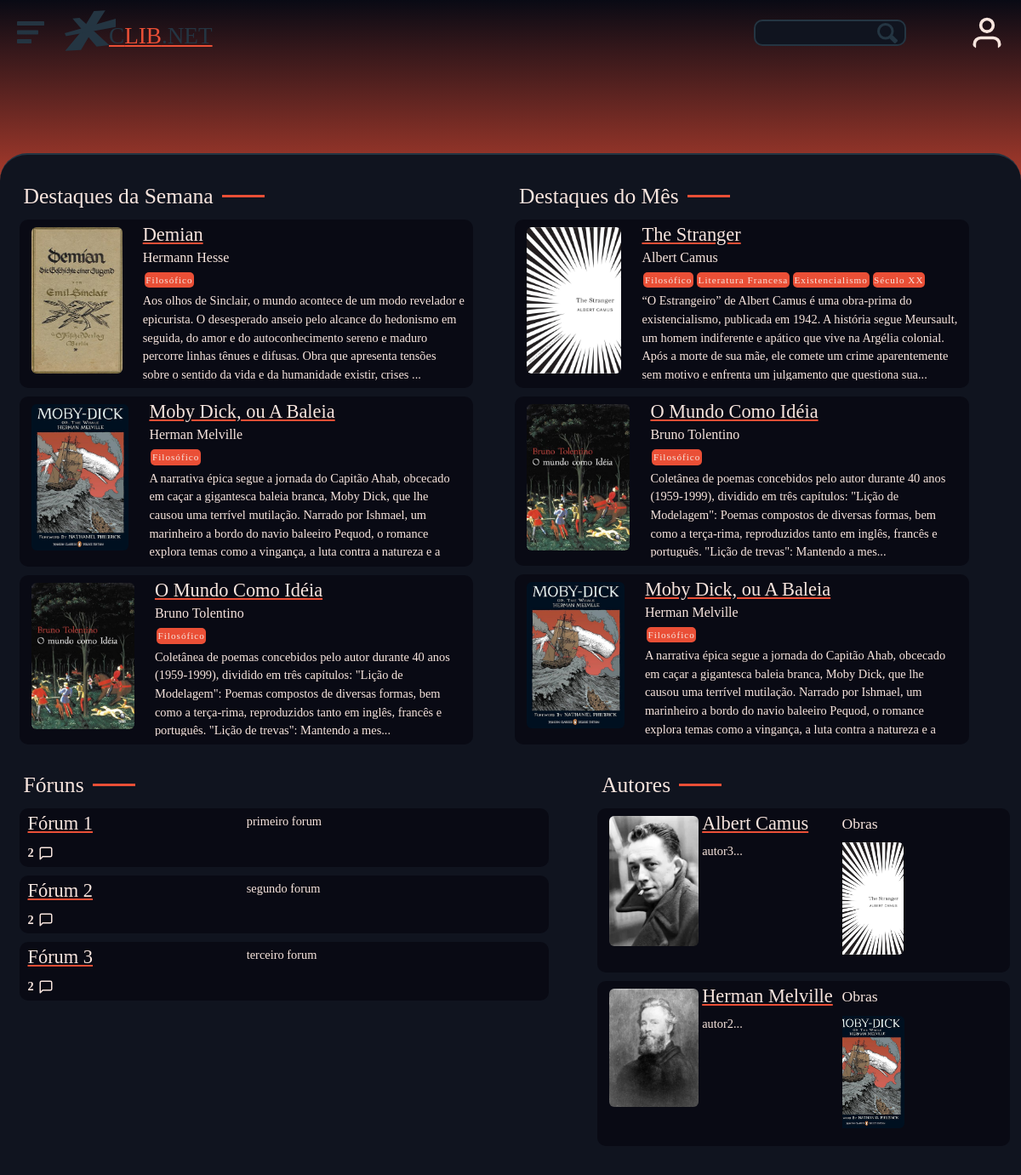
Screenshot of /web/PHP/index.php with the database file from the repository.
### tables this page shows
CREATE TABLE IF NOT EXISTS tb_livros (
	cod INTEGER PRIMARY KEY AUTO_INCREMENT,
	nome VARCHAR(90),	
	descricao VARCHAR(1000),
	ativo BOOLEAN DEFAULT true,
	imagem VARCHAR(100),
	arquivo VARCHAR(150)
);

CREATE TABLE IF NOT EXISTS tb_autores (
	cod INTEGER PRIMARY KEY AUTO_INCREMENT,
	nome VARCHAR(120),
  	dtnasc DATE,
descricao VARCHAR(1000),
imagem VARCHAR(130),
ativo BOOLEAN DEFAULT true
);

CREATE TABLE IF NOT EXISTS tb_categorias(
	cod INTEGER PRIMARY KEY AUTO_INCREMENT,
	nome VARCHAR(60),
	ativo BOOLEAN DEFAULT true
);

CREATE TABLE IF NOT EXISTS tb_foruns (
	cod INTEGER PRIMARY KEY AUTO_INCREMENT,
   	ativo BOOLEAN DEFAULT true,
	dtinicio DATE,
   	nome VARCHAR(50),
	descricao VARCHAR(1000)
);

CREATE TABLE IF NOT EXISTS tb_livros_autores (
	cod INTEGER PRIMARY KEY AUTO_INCREMENT,
    codlivro INTEGER,
    codautor INTEGER,
	CONSTRAINT fk_codlivro FOREIGN KEY(codlivro) REFERENCES tb_livros(cod),
	CONSTRAINT fk_codautor FOREIGN KEY(codautor) REFERENCES tb_autores(cod)
);

### Web/PHP/administrator/utils/livro/getCategories.php (called while the page is built, shortened)
<?php function getBookCategories($conn, $bookId) {
    $categoryName = null;
    $sqlC = "SELECT c.nome FROM tb_categorias c
             INNER JOIN tb_categorias_livros lc ON c.cod = lc.codcategoria
             WHERE lc.codlivro = ?";
    $stmtC = $conn->prepare($sqlC);
    $stmtC->bind_param("i", $bookId);
    $stmtC->execute();
    $stmtC->bind_result($categoryName);
    $categories = [];
    while ($stmtC->fetch()) {
        $categories[] = $categoryName;
    }
    return $categories;
};
?>

### web/PHP/components/contentLoader/indexDestaque.php (the view, shortened to what this page needs)
<?php
include_once("C:/xampp/htdocs/projtcc/web/PHP/administrator/utils/connect.php");
include_once ("C:/xampp/htdocs/projtcc/web/PHP/administrator/utils/livro/getCategories.php");
$conn = connect();
$sqlWeek = "SELECT cod, nome, descricao, imagem
FROM tb_livros
ORDER BY nome
LIMIT 3";
$stmtW = $conn->prepare($sqlWeek);
$stmtW->execute();
$stmtW->store_result();
$items = "";
if ($stmtW->num_rows > 0) {
    $items .= '
    <div class="size6">
    <div class="sectionTitle">
        Destaques da Semana
    </div>
    <div class="sectionContent flexColumn">';
    $stmtW->bind_result($id, $title, $desc, $img);
    while ($row = $stmtW->fetch()) {
        $sqlA1 = "SELECT codautor FROM tb_livros_autores WHERE codlivro = ?";
        $stmtA1 = $conn->prepare($sqlA1);
        $stmtA1->bind_param("i", $id);
        $stmtA1->execute();
        $stmtA1->bind_result($idA);
        $sqlA2 = "SELECT nome FROM tb_autores WHERE cod = ?";
        $stmtA2 = $conn->prepare($sqlA2);
        $stmtA2->bind_param("i", $idA);
        $stmtA2->execute();
        $stmtA2->bind_result($nomeA);
        $categories = getBookCategories($conn, $id);
        $items .= '
        <div class="sectionCardRow flex size11">
            <div class="sectionCardColumnCapa">
                <img class="sectionCardColumnImg" src="../SRC/capas/' . $img . '">
            </div>
            <div class="sectionCardRowContent">
                <div class="sectionCardRowTitulo"><a href="produto.php?id=' . $id . '">' . htmlspecialchars($title) . '</a></div>
                <div class="sectionCardAuthor">
                    <a href="autor.php?id=' . $idA . '">' . htmlspecialchars($nomeA) . '</a>
                </div>
                <div class="sectionCardRowCategories">';
                    foreach ($categories as $category) {
                        $items .= '<div class="sectionCardRowBadge">' . htmlspecialchars($category) . '</div>';
                    }
                    $items .= '
                </div>
                <div class="sectionRowDesc">' . substr(htmlspecialchars($desc), 0, 300  ) . '...</div>
            </div>
        </div>';
    }
    $items .= '</div>
    </div>';
}
$sqlMonth = "SELECT cod, nome, descricao, imagem
FROM tb_livros
ORDER BY nome DESC
LIMIT 3";
$stmtM = $conn->prepare($sqlMonth);
$stmtM->execute();
$stmtM->store_result();
if ($stmtM->num_rows > 0) {
    $items .= '
    <div class="size6">
    <div class="sectionTitle">
        Destaques do Mês
    </div>
    <div class="sectionContent flexColumn">';
    $stmtM->bind_result($id, $title, $desc, $img);
    while ($row = $stmtM->fetch()) {
        $sqlA1 = "SELECT codautor FROM tb_livros_autores WHERE codlivro = ?";
        $stmtA1 = $conn->prepare($sqlA1);
        $stmtA1->bind_param("i", $id);
        $stmtA1->execute();
        $stmtA1->bind_result($idA);
        $sqlA2 = "SELECT nome FROM tb_autores WHERE cod = ?";
        $stmtA2 = $conn->prepare($sqlA2);
        $stmtA2->bind_param("i", $idA);
        $stmtA2->execute();
        $stmtA2->bind_result($nomeA);
        $categories = getBookCategories($conn, $id);
         $items .= '
        <div class="sectionCardRow flex size11">
            <div class="sectionCardColumnCapa">
                <img class="sectionCardColumnImg" src="../SRC/capas/' . $img . '">
            </div>
            <div class="sectionCardRowContent">
                <div class="sectionCardRowTitulo"><a href="produto.php?id=' . $id . '">' . htmlspecialchars($title) . '</a></div>
                <div class="sectionCardAuthor">
                    <a href="autor.php?id=' . $idA . '">' . htmlspecialchars($nomeA) . '</a>
                </div>
                <div class="sectionCardRowCategories">';
                    foreach ($categories as $category) {
                        $items .= '<div class="sectionCardRowBadge">' . htmlspecialchars($category) . '</div>';
                    }
                    $items .= '
                </div>
                <div class="sectionRowDesc">' . substr(htmlspecialchars($desc), 0, 300  ) . '...</div>
            </div>
        </div>';
    }
    $items .= '</div>
    </div>';
}
echo $items;

### web/PHP/components/contentLoader/indexForum.php (shortened to what this page needs)
<?php
include_once ("C:/xampp/htdocs/projtcc/web/PHP/administrator/utils/connect.php");
include_once ("C:/xampp/htdocs/projtcc/web/PHP/administrator/utils/livro/getCategories.php");
$conn = connect();
$sql = "SELECT cod, nome, descricao, dtinicio
        FROM tb_foruns
        ORDER BY nome
        LIMIT 3";
$stmt = $conn->prepare($sql);
$stmt->execute();
$stmt->store_result();
$items = "";
if ($stmt->num_rows > 0) {
    $items .= '
        <div class="size7">
            <div class="sectionTitle">
                Fóruns
            </div>
            <div class="sectionContent flexColumn forumSection">';
    $stmt->bind_result($id, $title, $desc, $date);
    while ($row = $stmt->fetch()) {
        $items .= '
                <div class="sectionCardRow flex size11">
                    <div class="flexColumn size5" style="gap:4px">
                    <div class="sectionCardRowTitulo">
                        <a href="forum.php?id=' . $id . '">
                            ' . $title . '
                        </a>
                    </div>
                    <div class="sectionCardRowCategories">
                        ';
                        $items .= '
                    </div>
                    <div class="forumStats flex">
                        2
                        <svg data-v-9ba4cb7e="" data-v-89359c03="" xmlns="http://www.w3.org/2000/svg" width="18" height="18" fill="none" viewBox="0 0 24 24">
                            <path stroke="currentColor" stroke-linecap="round" stroke-linejoin="round" stroke-width="2" d="M21 15a2 2 0 0 1-2 2H7l-4 4V5a2 2 0 0 1 2-2h14a2 2 0 0 1 2 2z"></path>
                        </svg>
                    </div>
                    </div>
                    <div class="sectionRowDesc size6">
                        ' . $desc . '
                    </div>
                </div>';
    }
    $items .= '
            </div>
        </div>';
}
echo $items;
?>

### web/PHP/components/contentLoader/indexAutor.php (shortened to what this page needs)
<?php
$conn = connect();
$sql = "SELECT cod, nome, descricao, imagem
        FROM tb_autores
        ORDER BY RAND()
        LIMIT 2";
$stmt = $conn->prepare($sql);
$stmt->execute();
$stmt->store_result();
$items = "";
if ($stmt->num_rows > 0) {
    $items .= '
        <div class="size5">
            <div class="sectionTitle">
                Autores
            </div>
            <div class="sectionContent flexColumn forumSection">';
    $stmt->bind_result($id, $title, $desc, $img);
    while ($stmt->fetch()) {
        $sqlL1 = "SELECT codlivro FROM tb_livros_autores WHERE codautor = ?";
        $stmtL1 = $conn->prepare($sqlL1);
        $stmtL1->bind_param("i", $id);
        $stmtL1->execute();
        $stmtL1->store_result();
        $stmtL1->bind_result($idL);
        $livros = "";
        if ($stmtL1->num_rows > 0) {
            while ($stmtL1->fetch()) {
                $sqlL2 = "SELECT nome, imagem FROM tb_livros WHERE cod = ?";
                $stmtL2 = $conn->prepare($sqlL2);
                $stmtL2->bind_param("i", $idL);
                $stmtL2->execute();
                $stmtL2->bind_result($nomeL, $imgL);
                $livros .= '<div class="sectionCardBook size4 flexColumn">
                    <a href="produto.php?id=' . htmlspecialchars($idL) . '">
                        <img class="sectionCardColumnImg" src="../SRC/capas/' . htmlspecialchars($imgL) . '">
                    </a>
                </div>';
            }
        }
        $items .= '
            <div class="sectionCardRow flex size12">
                <div class="flex size7">
                    <div class="sectionCardColumnCapa size5">
                        <img class="sectionCardColumnImgAuth" src="../SRC/fotos/autores/' . htmlspecialchars($img) . '">
                    </div>
                    <div class="sectionCardAuthor flexColumn size7">
                        <div class="sectionCardRowTitulo">
                            <a href="autor.php?id=' . htmlspecialchars($id) . '">
                                ' . htmlspecialchars($title) . '
                            </a>
                        </div>
                        <div class="sectionRowDesc">
                            ' . substr(htmlspecialchars($desc), 0, 150) . '...
                        </div>
                    </div>
                </div>
                <div class="flexColumn size4">
                    <div class="sectionCardBooksTitle">
                        Obras
                    </div>
                    <div class="sectionCardBooks">
                        ' . $livros . '
                    </div>
                </div>
            </div>';
    }
    $items .= '
            </div>
        </div>';
}
echo $items;
?>

### rows the page displays
tb_livros: imagem (picture), nome "Demian", tb_autores.nome "Hermann Hesse", descricao "Aos olhos de Sinclair, o mundo acontece de um modo revelador e epicurista. O desesperado anseio pelo alcance do hedonismo em seguida, do amor e do autoconhecimento sereno e maduro percorre linhas tênues e difusas. Obra que apresenta tensões sobre o sentido da vida e da humanidade existir, crises"
tb_categorias: nome "Filosófico"
tb_livros: imagem (picture), nome "Moby Dick, ou A Baleia", tb_autores.nome "Herman Melville", descricao "A narrativa épica segue a jornada do Capitão Ahab, obcecado em caçar a gigantesca baleia branca, Moby Dick, que lhe causou uma terrível mutilação. Narrado por Ishmael, um marinheiro a bordo do navio baleeiro Pequod, o romance explora temas como a vingança, a luta contra a natureza e a…"
tb_livros: imagem (picture), nome "O Mundo Como Idéia", tb_autores.nome "Bruno Tolentino", descricao "Coletânea de poemas concebidos pelo autor durante 40 anos (1959-1999), dividido em três capítulos: \"Lição de Modelagem\": Poemas compostos de diversas formas, bem como a terça-rima, reproduzidos tanto em inglês, francês e português. \"Lição de trevas\": Mantendo a mes"
tb_livros: imagem (picture), nome "The Stranger", tb_autores.nome "Albert Camus", category "Filosófico", category "Literatura Francesa", category "Existencialismo", category "Século XX", descricao "“O Estrangeiro” de Albert Camus é uma obra-prima do existencialismo, publicada em 1942. A história segue Meursault, um homem indiferente e apático que vive na Argélia colonial. Após a morte de sua mãe, ele comete um crime aparentemente sem motivo e enfrenta um julgamento que questiona sua"
tb_foruns: nome "Fórum 1", descricao "primeiro forum"
tb_foruns: nome "Fórum 2", descricao "segundo forum"
tb_foruns: nome "Fórum 3", descricao "terceiro forum"
tb_autores: imagem (picture), nome "Albert Camus", descricao "autor3"
tb_livros_autores: codlivro.imagem (picture)
tb_autores: imagem (picture), nome "Herman Melville", descricao "autor2"
tb_livros_autores: codlivro.imagem (picture)
